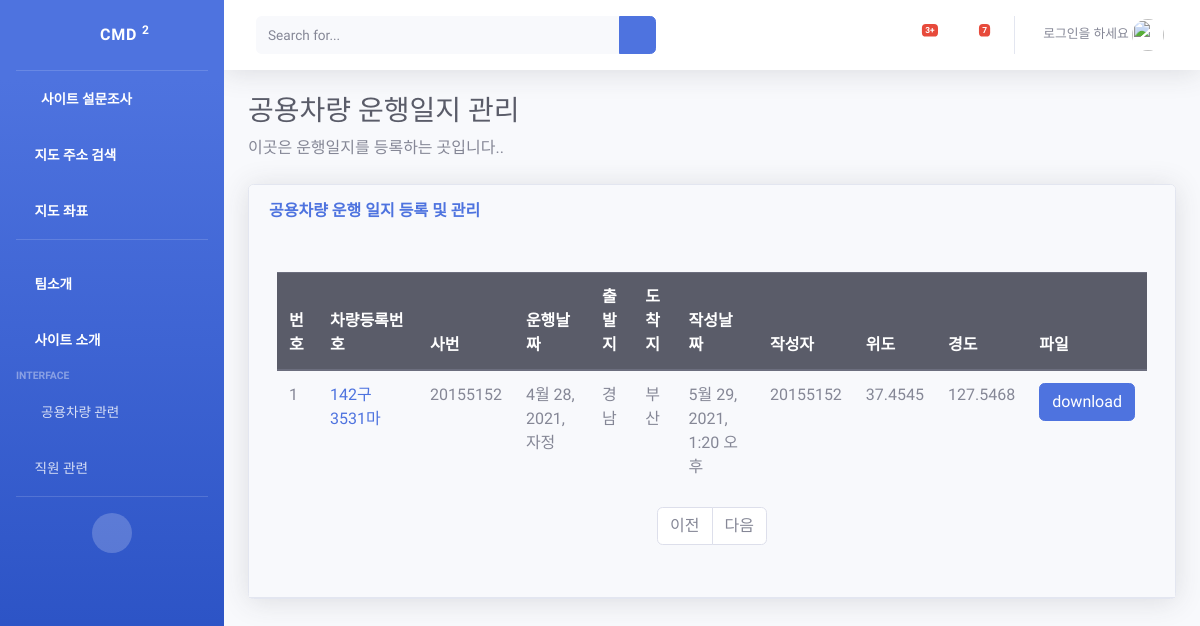
Page /pybo/drive_list/ on the earlier database version.
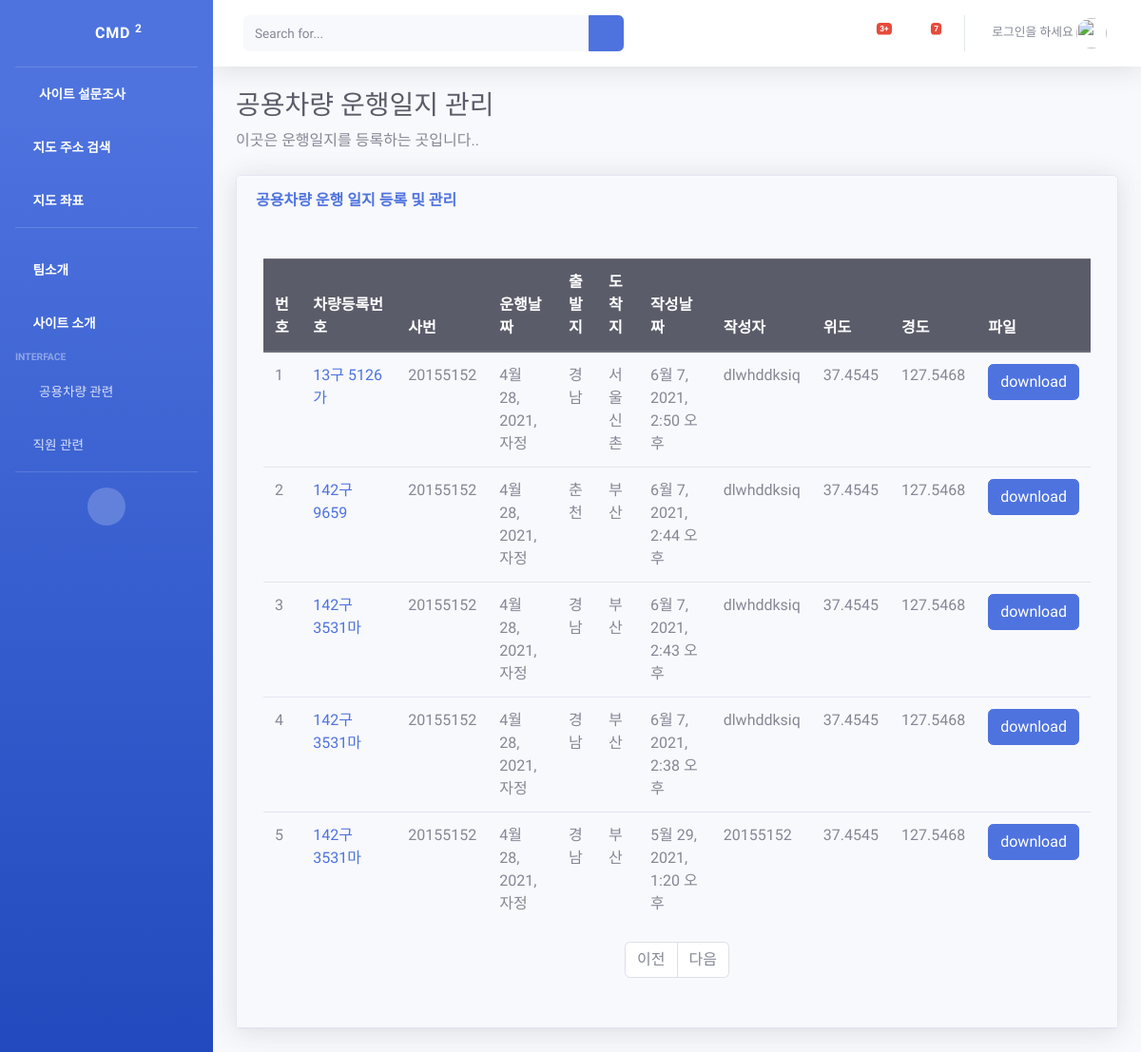
Same page on the later database version.
### pybo/models.py (models this page shows)
class CMD_Question(models.Model):
    pdf = models.FileField(upload_to='books/pdfs/')
    subject = models.CharField(max_length=200)
    Car_num = models.CharField(max_length=15)
    bussiness_manager = models.CharField(max_length=10)
    bussiness_num = models.CharField(max_length=15)
    author = models.ForeignKey(User, on_delete=models.CASCADE)
    start_date = models.DateTimeField()
    start_pos = models.CharField(max_length=10)
    destination_pos = models.CharField(max_length=10)
    depart_date = models.CharField(max_length=25)
    arrive_date = models.CharField(max_length=25)
    create_date = models.DateTimeField()
    modify_date = models.DateTimeField(null=True, blank=True)
    Lat = models.CharField(max_length=30)
    Long = models.CharField(max_length=30)

### pybo/views_drive.py (the view)
# urls.py: path('drive_list/', views_drive.CMD_index, name='CMD_index'),
def CMD_index(request):
    page = request.GET.get('page', '1')  # 페이지
    kw = request.GET.get('kw', '')  # 검색어
    cmd_question_list = CMD_Question.objects.order_by('-create_date')
    if kw:
        cmd_question_list = cmd_question_list.filter(
            Q(Car_num__icontains=kw)  # 제목검색
        ).distinct()
    paginator = Paginator(cmd_question_list, 10)  # 페이지당 10개씩 보여주기
    page_obj = paginator.get_page(page)
    context = {'cmd_question_list': page_obj, 'page': page, 'kw': kw}
    return render(request, 'pybo/drive_list.html', context)

### templates/pybo/drive_list.html (shortened to what the changed rows need)
{% extends 'base.html' %}
{% block content %}
    <h1 class="h3 mb-2 text-gray-800">공용차량 운행일지 관리</h1>
    <div class="card shadow mb-4">
        <div class="card-header py-3">
            <div class="row">
                <div class="card-body">
                    <div class="table-responsive">
                        <table class="table table-bordered" id="dataTable" width="100%" cellspacing="0">
                            <tbody>
                            <div class="container my-3">
                                <table class="table">
                                    <thead>
                                    <tr class="thead-dark">
                                        <th>번호</th>
                                        <th style="width:100px">차량등록번호</th>
                                        <th>사번</th>
                                        <th>운행날짜</th>
                                        <th>출발지</th>
                                        <th>도착지</th>
                                        <th>작성날짜</th>
                                        <th>작성자</th>
                                        <th>위도</th>
                                        <th>경도</th>
                                        <th>파일</th>
                                    </tr>
                                    </thead>
                                    <tbody>
                                    {% if cmd_question_list %}
                                        {% for cmd_question in cmd_question_list %}
                                            <tr>
                                                <td>{{ forloop.counter }}</td>
                                                <td>
                                                    <a href="{% url 'pybo:CMD_detail' cmd_question.id %}">{{ cmd_question.Car_num }}</a>
                                                </td>
                                                <td>{{ cmd_question.bussiness_num }}</td>
                                                <td>{{ cmd_question.start_date }}</td>
                                                <td>{{ cmd_question.start_pos }}</td>
                                                <td>{{ cmd_question.destination_pos }}</td>
                                                <td>{{ cmd_question.create_date }}</td>
                                                <td>{{ cmd_question.author.username }}</td>
                                                <td>{{ cmd_question.Lat }}</td>
                                                <td>{{ cmd_question.Long }}</td>
                                                <td><a href = "{{ cmd_question.pdf.url }}" class= "btn btn-primary">download</a> </td>
                                            </tr>
                                        {% endfor %}
                                    {% else %}
                                        <tr>
                                            <td colspan="3">질문이 없습니다.</td>
                                        </tr>
                                    {% endif %}
                                    </tbody>
                                </table>
                            </div>
{% endblock %}

Differences in the rows shown:
added CMD_Question: Car_num "13구 5126가", bussiness_num "20155152", start_date "4월 28, 2021, 자정", start_pos "경남", destination_pos "서울 신촌", create_date "6월 7, 2021, 2:50 오후", author.username "dlwhddksiq", Lat "37.4545", Long "127.5468"
added CMD_Question: Car_num "142구 9659", bussiness_num "20155152", start_date "4월 28, 2021, 자정", start_pos "춘천", destination_pos "부산", create_date "6월 7, 2021, 2:44 오후", author.username "dlwhddksiq", Lat "37.4545", Long "127.5468"
added CMD_Question: Car_num "142구3531마", bussiness_num "20155152", start_date "4월 28, 2021, 자정", start_pos "경남", destination_pos "부산", create_date "6월 7, 2021, 2:43 오후", author.username "dlwhddksiq", Lat "37.4545", Long "127.5468"
added CMD_Question: Car_num "142구3531마", bussiness_num "20155152", start_date "4월 28, 2021, 자정", start_pos "경남", destination_pos "부산", create_date "6월 7, 2021, 2:38 오후", author.username "dlwhddksiq", Lat "37.4545", Long "127.5468"
